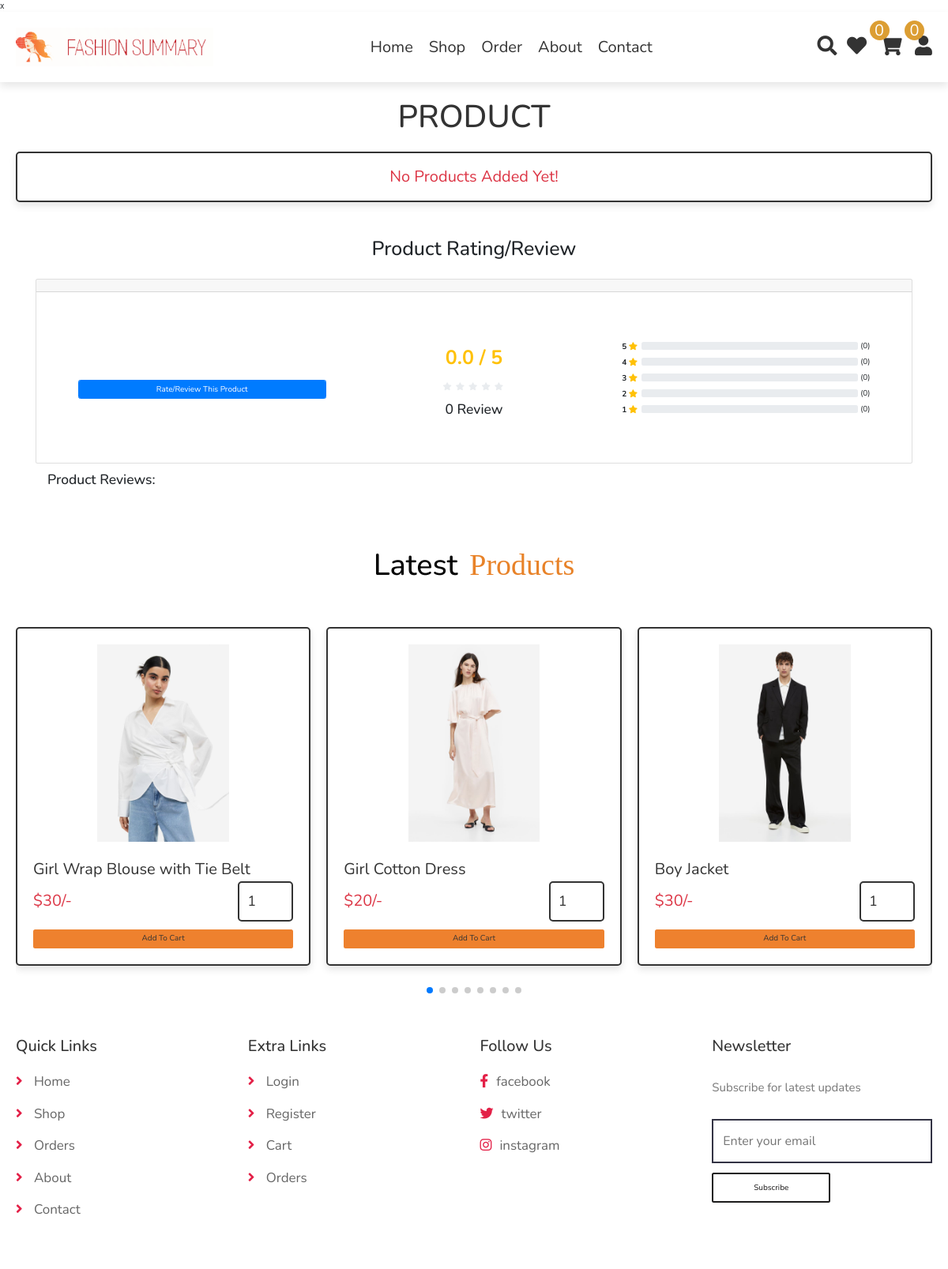
/quick_view.php, run on the app's committed database.
### tables this page shows
CREATE TABLE `products` (
  `id` int(100) NOT NULL,
  `name` varchar(100) NOT NULL,
  `size` varchar(100) NOT NULL,
  `price` int(10) NOT NULL,
  `image_01` varchar(100) NOT NULL,
  `image_02` varchar(100) NOT NULL,
  `image_03` varchar(100) NOT NULL,
  `details` varchar(500) NOT NULL
);

### quick_view.php (the view, shortened to what this page needs)
<?php
include 'components/connect.php';
?>
<!DOCTYPE html>
<html lang="en">
<head>
   <link rel="stylesheet" href="https://unpkg.com/swiper@8/swiper-bundle.min.css" />
   <link rel="stylesheet" href="https://cdnjs.cloudflare.com/ajax/libs/font-awesome/6.1.1/css/all.min.css">
   <link rel="stylesheet" href="css/style.css">
</head>
<body>
<?php include 'components/user_header.php'; ?>
<section class="quick-view">
   <h1 class="heading">Product</h1>
   <?php
     $pid = $_GET['pid'];
     $select_products = $conn->prepare("SELECT * FROM `products` WHERE id = ?");
     $select_products->execute([$pid]);
     if($select_products->rowCount() > 0){
      while($fetch_product = $select_products->fetch(PDO::FETCH_ASSOC)){
   ?>
   <form action="" method="post" class="box">
      <input type="hidden" name="pid" value="<?= $fetch_product['id']; ?>">
      <input type="hidden" name="name" value="<?= $fetch_product['name']; ?>">
      <input type="hidden" name="price" value="<?= $fetch_product['price']; ?>">
      <input type="hidden" name="image" value="<?= $fetch_product['image_01']; ?>">
      <div class="row">
         <div class="image-container">
            <div class="main-image">
               <img src="uploaded_img/<?= $fetch_product['image_01']; ?>" alt="">
            </div>
            <div class="sub-image">
               <img src="uploaded_img/<?= $fetch_product['image_01']; ?>" alt="">
               <img src="uploaded_img/<?= $fetch_product['image_02']; ?>" alt="">
               <img src="uploaded_img/<?= $fetch_product['image_03']; ?>" alt="">
            </div>
         </div>
         <div class="content">
            <div class="name"><?= $fetch_product['name']; ?></div>
            <div class="size"><?= $fetch_product['size']; ?></div>
            <div class="flex">
               <div class="price"><span>$</span><?= $fetch_product['price']; ?><span>/-</span></div>
               <input type="number" name="qty" class="qty" min="1" max="99" onkeypress="if(this.value.length == 2) return false;" value="1">
            </div>
            <div class="details"><h3>Product Details</h3><?= $fetch_product['details']; ?></div>
            <div class="flex-btn">
               <input type="submit" value="add to cart" class="btn" name="add_to_cart">
               <input class="option-btn" type="submit" name="add_to_wishlist" value="add to wishlist">
            </div>
         </div>
      </div>
   </form>
   <?php
      }
   }else{
      echo '<p class="empty">no products added yet!</p>';
   }
   ?>
</section>
<?php include 'rating.php'; ?>
<section class="home-products">
<h1><span>Latest</span>Products</h1>
   <div class="swiper products-slider">
   <div class="swiper-wrapper">
   <?php
     $select_products = $conn->prepare("SELECT * FROM `products` LIMIT 8");
     $select_products->execute();
     if($select_products->rowCount() > 0){
      while($fetch_product = $select_products->fetch(PDO::FETCH_ASSOC)){
   ?>
   <form action="" method="post" class="swiper-slide slide">
      <img src="uploaded_img/<?= $fetch_product['image_01']; ?>" alt="">
      <div class="name"><?= $fetch_product['name']; ?></div>
      <div class="flex">
         <div class="price"><span>$</span><?= $fetch_product['price']; ?><span>/-</span></div>
         <input type="number" name="qty" class="qty" min="1" max="99" onkeypress="if(this.value.length == 2) return false;" value="1">
      </div>
      <input type="submit" value="add to cart" class="btn" name="add_to_cart">
   </form>
   <?php
      }
   }else{
      echo '<p class="empty">no products added yet!</p>';
   }
   ?>
   </div>
   <div class="swiper-pagination"></div>
   </div>
</section>
<?php include 'components/footer.php'; ?>
</body>
</html>

### components/user_header.php (shortened to what this page needs)
<header class="header">
   <section class="flex">
   <a href="home.php" class="site-logo"><img src="images/kk1.png"width="250px"class="logo"alt=""></a>
      <nav class="navbar">
         <a href="home.php">Home</a>
         <a href="shop.php">Shop</a>
         <a href="orders.php">Order</a>
         <a href="about.php">About</a>
         <a href="contact.php">Contact</a>
      </nav>
      <div class="icons">
         <?php
            $count_wishlist_items = $conn->prepare("SELECT * FROM `wishlist` WHERE user_id = ?");
            $count_wishlist_items->execute([$user_id]);
            $total_wishlist_counts = $count_wishlist_items->rowCount();
            $count_cart_items = $conn->prepare("SELECT * FROM `cart` WHERE user_id = ?");
            $count_cart_items->execute([$user_id]);
            $total_cart_counts = $count_cart_items->rowCount();
         ?>
         <a href="search_page.php"><i class="fas fa-search"></i></a>
         <a href="wishlist.php"class="wishlist"><i class="fas fa-heart"></i>
         <span><?php echo $total_wishlist_counts; ?></span></a>
         <a href="cart.php"class="cart"><i class="fas fa-shopping-cart"></i>
         <span><?php echo $total_cart_counts; ?></span></a>
         <div id="user-btn" class="fas fa-user"></div>
      </div>
   </section>
</header>

### rating.php (shortened to what this page needs)
<!DOCTYPE HTML>
<html>
<head>
    <link rel="stylesheet" href="https://maxcdn.bootstrapcdn.com/bootstrap/4.0.0/css/bootstrap.min.css">
    <link rel="stylesheet" href="https://pro.fontawesome.com/releases/v5.10.0/css/all.css"/>
</head>
<body>
    <div class="alert" role="alert">
        <h1 class="text-center mt-2 mb-2">Product Rating/Review</h1>
    </div>
    <div class="container">
    	<div class="card">
    		<div class="card-header"></div>
    		<div class="card-body">
    			<div class="row">
                    <div class="col-sm-4 text-center">
    					<button type="button" name="add_review" id="add_review" class="btn btn-primary form-control mt-5">Rate/Review This Product</button>
    				</div>
    				<div class="col-sm-4 text-center">
    					<h1 class="text-warning mt-4 mb-4">
    						<b><span id="average_rating">0.0</span> / 5</b>
    					</h1>
    					<div class="mb-3">
    						<i class="fas fa-star star-light mr-1 main_star"></i>
                            <i class="fas fa-star star-light mr-1 main_star"></i>
                            <i class="fas fa-star star-light mr-1 main_star"></i>
                            <i class="fas fa-star star-light mr-1 main_star"></i>
                            <i class="fas fa-star star-light mr-1 main_star"></i>
	    				</div>
    					<h3><span id="total_review">0</span> Review</h3>
    				</div>
    				<div class="col-sm-4">
    					<p>
                            <div class="progress-label-left"><b>5</b> <i class="fas fa-star text-warning"></i></div>
                            <div class="progress-label-right">(<span id="total_five_star_review">0</span>)</div>
                            <div class="progress">
                            </div>
                        </p>
    					<p>
                            <div class="progress-label-left"><b>4</b> <i class="fas fa-star text-warning"></i></div>
                            <div class="progress-label-right">(<span id="total_four_star_review">0</span>)</div>
                            <div class="progress">
                            </div>
                        </p>
    					<p>
                            <div class="progress-label-left"><b>3</b> <i class="fas fa-star text-warning"></i></div>
                            <div class="progress-label-right">(<span id="total_three_star_review">0</span>)</div>
                            <div class="progress">
                            </div>
                        </p>
    					<p>
                            <div class="progress-label-left"><b>2</b> <i class="fas fa-star text-warning"></i></div>
                            <div class="progress-label-right">(<span id="total_two_star_review">0</span>)</div>
                            <div class="progress">
                            </div>
                        </p>
    					<p>
                            <div class="progress-label-left"><b>1</b> <i class="fas fa-star text-warning"></i></div>
                            <div class="progress-label-right">(<span id="total_one_star_review">0</span>)</div>
                            <div class="progress">
                            </div>
                        </p>
    				</div>
    			</div>
    		</div>
    	</div>
        <h3 class="mt-3 ml-4">Product Reviews:</h3>
    </div>
</body>
</html>

### components/footer.php
<footer class="footer">
   <section class="grid">
      <div class="box">
         <h3>quick links</h3>
         <a href="home.php"> <i class="fas fa-angle-right"></i> Home</a>
         <a href="shop.php"> <i class="fas fa-angle-right"></i> Shop</a>
         <a href="orders.php"> <i class="fas fa-angle-right"></i> Orders</a>
         <a href="about.php"> <i class="fas fa-angle-right"></i> About</a>
         <a href="contact.php"> <i class="fas fa-angle-right"></i> Contact</a>
      </div>
      <div class="box">
         <h3>extra links</h3>
         <a href="user_login.php"> <i class="fas fa-angle-right"></i> Login</a>
         <a href="user_register.php"> <i class="fas fa-angle-right"></i> Register</a>
         <a href="cart.php"> <i class="fas fa-angle-right"></i> Cart</a>
         <a href="orders.php"> <i class="fas fa-angle-right"></i> Orders</a>
      </div>
      <div class="box">
         <h3>follow us</h3>
         <a href="#"><i class="fab fa-facebook-f"></i>facebook</a>
         <a href="#"><i class="fab fa-twitter"></i>twitter</a>
         <a href="#"><i class="fab fa-instagram"></i>instagram</a>
      </div>
      <div class="box">
         <h3>newsletter</h3>
         <p>Subscribe for latest updates</p>
         <form action="">
            <input type="email" name="" placeholder="Enter your email" id="" class="email">
            <input type="submit" value="subscribe" class="btn">
         </form>
      </div>
   </section>
</footer>

### css/style.css (style rules this page uses)
:root { --main-color:#e32047; --primary-color: #f3f312; --orange:#f39c12; --red:#e74c3c; --black:#333; --white:#fff; --light-color:#666; --light-bg:#eee; --border:.2rem solid var(--black); --box-shadow:0 .5rem 1rem rgba(0,0,0,.1); -webkit-box-sizing: border-box; box-sizing: border-box; outline: none; border: none; text-decoration: none; -webkit-transition: all .2s linear; transition: all .2s linear; }
* { font-family: 'Nunito', sans-serif; margin:0; padding:0; box-sizing: border-box; outline: none; border:none; text-decoration: none; }
html { font-size: 62.5%; overflow-x: hidden; }
body { background-color: var(--light-bg); }
section { padding:2rem; max-width: 1200px; margin:0 auto; }
.heading { font-size: 4rem; color:var(--black); margin-bottom: 2rem; text-align: center; text-transform: uppercase; }
.btn, .delete-btn, .option-btn { display: block; width: 100%; margin-top: 1rem; border-radius: .5rem; padding:1rem 3rem; font-size: 1.7rem; text-transform: capitalize; color:var(--black); cursor: pointer; text-align: center; background-color: #f08842; }
.empty { padding:1.5rem; background-color: var(--white); border: var(--border); box-shadow: var(--box-shadow); text-align: center; color:var(--red); border-radius: .5rem; font-size: 2rem; text-transform: capitalize; }
.header { position: sticky; top:0; left:0; right:0; background-color: var(--white); box-shadow: var(--box-shadow); z-index: 1000; }
.header .flex { display: flex; align-items: center; justify-content: space-between; position: relative; }
.header .flex .logo { margin-left: 0%; left: 2rem; right: 3rem; font-size: 3rem; text-transform: uppercase; color: orange; margin-right: auto; font-family: sans-serif; }
.header .flex .navbar a { margin:0 1rem; font-size: 2rem; color:var(--black); }
.header .flex .icons > * { margin-left: 1rem; font-size: 2.5rem; cursor: pointer; color:var(--black); }
.header .flex .icons a span { font-size: 2rem; }
.header .wishlist span { position: absolute; height: 25px; width: 25px; line-height: 25px; text-align: center; top: 10%; font-size: 12px; margin: .2rem; margin-left: -.3rem; border-radius: 50%; background-color: #dc9e33; color: #fff; }
.header .cart span { position: absolute; height: 25px; width: 25px; line-height: 25px; text-align: center; top: 10%; font-size: 12px; margin: .2rem; margin-left: -.3rem; border-radius: 50%; background-color:#dc9e33; color: #fff; }
.home-products .slide { position: relative; padding:2rem; border-radius: .5rem; border:var(--border); background-color: var(--white); box-shadow: var(--box-shadow); margin-bottom: 5rem; overflow: hidden; user-select: none; }
.home-products h1 span { margin-top: 100px; top: 5px; color: #050505; margin-right: 15px; text-align: center; }
.home-products h1 { margin-top: 75px; color: #e88228; font-size: 38px; position: relative; bottom: 50px; text-align: center; font-family: mv boli; }
.home-products .slide img { width: 100%; height: 25rem; object-fit: contain; margin-bottom: 2rem; }
.home-products .slide .name { font-size: 2rem; color:var(--black); }
.home-products .slide .flex { display: flex; align-items: center; justify-content: space-between; gap:1rem; }
.home-products .slide .flex .qty { width: 7rem; padding:1rem; border:var(--border); font-size: 1.8rem; color:var(--black); border-radius: .5rem; }
.home-products .slide .flex .price { margin:1rem 0; font-size: 2rem; color:var(--red); }
.home-products .slide .btn { background-color: #ee812e; }
.footer { background-color: var(--white); }
.footer .grid { display: grid; grid-template-columns: repeat(auto-fit, minmax(27rem, 1fr)); gap:1.5rem; align-items: flex-start; }
.footer .grid .box h3 { font-size: 2rem; color:var(--black); margin-bottom: 2rem; text-transform: capitalize; }
.footer .grid .box a { display: block; margin:1.5rem 0; font-size: 1.7rem; color:var(--light-color); }
.footer .grid .box a i { padding-right: 1rem; color:var(--main-color); transition: .2s linear; }
.footer .grid .box p { padding: .5rem 0; font-size: 1.5rem; line-height: 2; color: #777; }
.footer .grid .box .email { width: 100%; border: 0.2rem solid #334; padding: 1.4rem 1.2rem; font-size: 1.6rem; color: #777; margin: 1rem 0; }
.footer .grid .box .btn { margin-top: 2px; width: 150px; height: 38px; background: transparent; color: rgb(22, 20, 20); border: 2px solid rgb(27, 26, 26); transition: 0.5s ease; cursor: pointer; }

### data on the page
products: image_01 (picture), name "Girl Wrap Blouse with Tie Belt", price "30"
products: image_01 (picture), name "Girl Cotton Dress", price "20"
products: image_01 (picture), name "Boy Jacket", price "30"

### other printed values
$total_wishlist_counts "0"
$total_cart_counts "0"
